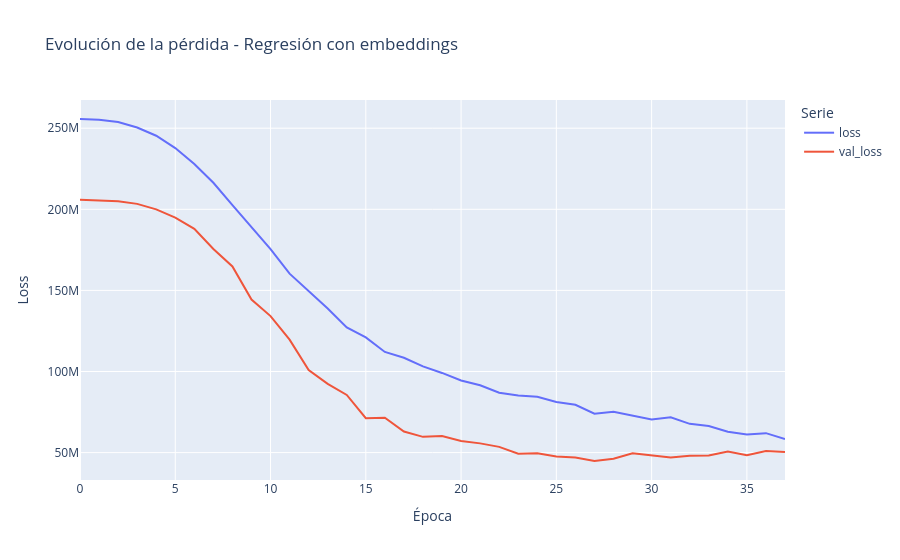

Notebook code for this chart:
### Markdown cell above
### Evolución de entrenamiento

### Code cell
hist_reg = pd.DataFrame(history_emb.history)

fig = px.line(
    hist_reg,
    y=["loss", "val_loss"],
    title="Evolución de la pérdida - Regresión con embeddings",
    labels={"index": "Época", "value": "Loss", "variable": "Serie"}
)

fig.show()

### Figure 1 — Plotly figure (JSON) as saved in the notebook; plotly's stock layout.template omitted (floating-point values rounded to 4 significant figures)
{"data": [{"hovertemplate": "Serie=loss<br>Época=%{x}<br>Loss=%{y}<extra></extra>", "legendgroup": "loss", "line": {"color": "#636efa", "dash": "solid"}, "marker": {"symbol": "circle"}, "mode": "lines", "name": "loss", "orientation": "v", "showlegend": true, "type": "scatter", "x": [0, 1, 2, 3, 4, 5, 6, 7, 8, 9, 10, 11, 12, 13, 14, 15, 16, 17, 18, 19, 20, 21, 22, 23, 24, 25, 26, 27, 28, 29, 30, 31, 32, 33, 34, 35, 36, 37], "xaxis": "x", "y": [255700000.0, 255200000.0, 253800000.0, 250400000.0, 245400000.0, 237700000.0, 227900000.0, 216300000.0, 202600000.0, 188700000.0, 175400000.0, 160300000.0, 149300000.0, 138900000.0, 127200000.0, 121000000.0, 112100000.0, 108500000.0, 103200000.0, 99120000.0, 94440000.0, 91510000.0, 86960000.0, 85180000.0, 84390000.0, 81170000.0, 79520000.0, 74020000.0, 75180000.0, 72830000.0, 70480000.0, 71810000.0, 67720000.0, 66430000.0, 62870000.0, 61230000.0, 61990000.0, 58330000.0], "yaxis": "y"}, {"hovertemplate": "Serie=val_loss<br>Época=%{x}<br>Loss=%{y}<extra></extra>", "legendgroup": "val_loss", "line": {"color": "#EF553B", "dash": "solid"}, "marker": {"symbol": "circle"}, "mode": "lines", "name": "val_loss", "orientation": "v", "showlegend": true, "type": "scatter", "x": [0, 1, 2, 3, 4, 5, 6, 7, 8, 9, 10, 11, 12, 13, 14, 15, 16, 17, 18, 19, 20, 21, 22, 23, 24, 25, 26, 27, 28, 29, 30, 31, 32, 33, 34, 35, 36, 37], "xaxis": "x", "y": [205800000.0, 205300000.0, 204900000.0, 203300000.0, 199900000.0, 194900000.0, 188000000.0, 175500000.0, 164800000.0, 144400000.0, 134200000.0, 119700000.0, 100900000.0, 92370000.0, 85530000.0, 71200000.0, 71510000.0, 63020000.0, 59710000.0, 60240000.0, 57190000.0, 55700000.0, 53550000.0, 49270000.0, 49580000.0, 47610000.0, 46980000.0, 44830000.0, 46250000.0, 49530000.0, 48180000.0, 46980000.0, 47990000.0, 48160000.0, 50660000.0, 48370000.0, 50940000.0, 50340000.0], "yaxis": "y"}], "layout": {"legend": {"title": {"text": "Serie"}, "tracegroupgap": 0}, "title": {"text": "Evolución de la pérdida - Regresión con embeddings"}, "xaxis": {"anchor": "y", "domain": [0, 1], "title": {"text": "Época"}}, "yaxis": {"anchor": "x", "domain": [0, 1], "title": {"text": "Loss"}}}}
